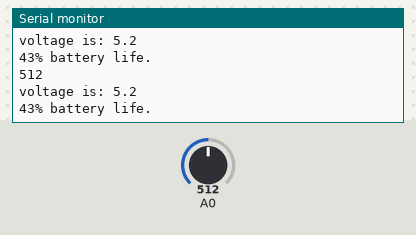
Recording of a sketch running on a simulated Arduino Uno, built with avr-gcc and run on an emulated ATmega328P. On the bench: the last lines printed to the serial monitor. The inputs (shaded band) are chosen by the test bench; at power-on: A0 = 512.

Above: at 1.2 s.
1.3 s: A0 set to 420
At 5.8 s:
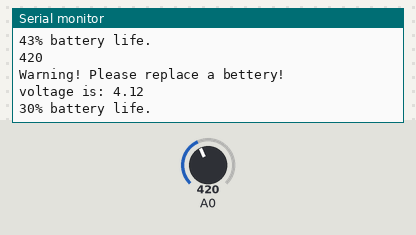
10.6 s: A0 set to 440
At 15.7 s:
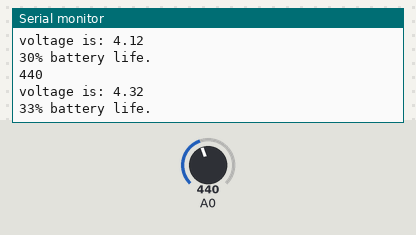
Timing chart, 0 to 17.2 s (numbered marks = the images above; inputs shaded):
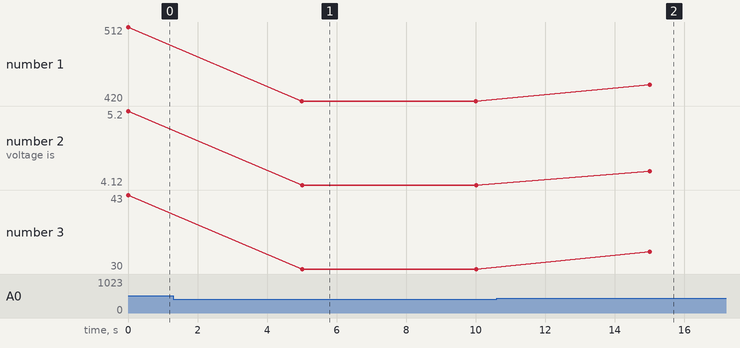

The sketch:

betteryLife_checker.ino
```cpp
// function to print the voltage on the given pin to the serial port
// the pin should be an analog port that has two 4.7k resistors
//    connected as a voltage divider to a 9 volt battery
// CAUTION, the voltage on the pin must not exceed 5 volts
//the minimum voltage for a 16MHz crystal is around 4.2V.
#define voltCheck A0

void setup(){
       Serial.begin(57600);
       printVolts(voltCheck);
}

void loop(){
  printVolts(voltCheck);
  delay(5000);
}

void printVolts(int Pin) {
  int value = analogRead(Pin);
   Serial.println(value);
  if(value <430){
  Serial.println("Warning! Please replace a bettery!");
  }

  Serial.print("voltage is: ");
  Serial.print(value / 102,DEC);     // print the integer value of volts
  Serial.print(".");                 // decimal point
  Serial.println(value % 102,DEC); // hundredths of a volt
  value = map(value, 210, 900, 0, 100);
  Serial.print(value);
  Serial.println("% battery life.");
}
```

Measured:
- after the input at 1.3 s, the serial monitor: prints a new line after 3.7 s (image 1)
- after the input at 10.6 s, the serial monitor: prints a new line after 4.4 s (image 2)
- plotted number 1: 512 → 420 after the input at 1.3 s, 420 → 440 after the input at 10.6 s
- plotted number 2: 5.2 → 4.12 after the input at 1.3 s, 4.12 → 4.32 after the input at 10.6 s
- plotted number 3: 43 → 30 after the input at 1.3 s, 30 → 33 after the input at 10.6 s
